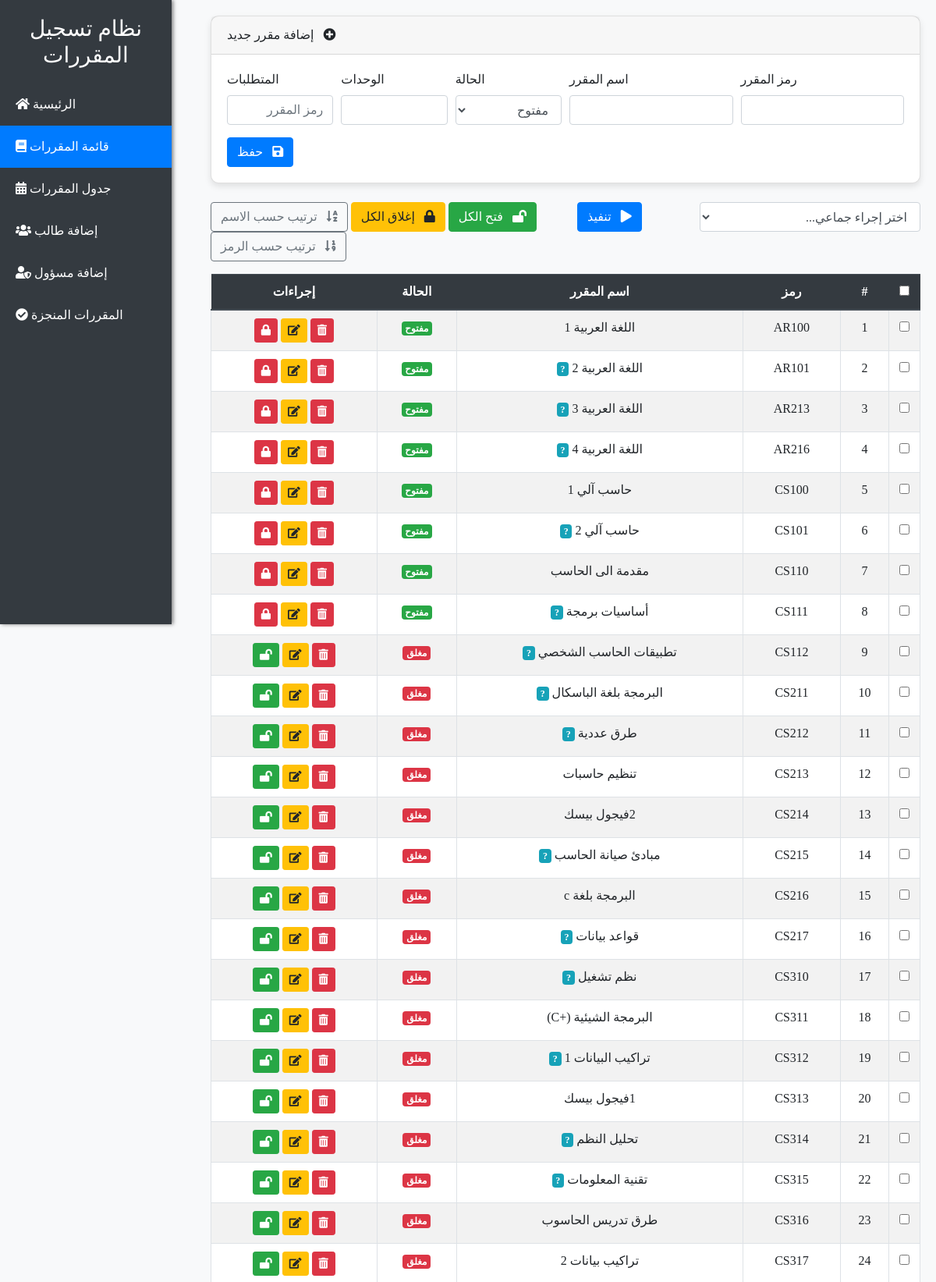
Screenshot of /admin/add_course.php (signed in, upper part) with the database file from the repository.
### tables this page shows
CREATE TABLE `courses` (
  `id` varchar(6) NOT NULL,
  `name` varchar(255) NOT NULL,
  `status` enum('open','closed') NOT NULL DEFAULT 'open',
  `units` int(11) NOT NULL
);

CREATE TABLE `Requirements` (
  `course_id` varchar(6) NOT NULL,
  `Requirements_id` varchar(6) NOT NULL
);

### admin/add_course.php (the view, shortened to what this page needs)
<?php
include 'db.php';
$order_by = isset($_GET['order_by']) ? $_GET['order_by'] : 'id';
$order_dir = isset($_GET['order_dir']) ? $_GET['order_dir'] : 'ASC';
$valid_order_columns = ['id', 'name', 'status', 'units'];
$order_by = in_array($order_by, $valid_order_columns) ? $order_by : 'id';
$order_dir = $order_dir == 'DESC' ? 'DESC' : 'ASC';
$result = $conn->query("SELECT c.*, r.Requirements_id FROM courses c LEFT JOIN Requirements r ON c.id = r.course_id ORDER BY $order_by $order_dir");
$courses = $result->fetch_all(MYSQLI_ASSOC);
?>
<!DOCTYPE html>
<html lang="ar" >
<head>
    <link rel="stylesheet" href="/Login/assets/css/bootstrap.min.css">
<link rel="stylesheet" href="/Login/assets/css/all.min.css">
<link rel="stylesheet" href="/Login/assets/css/select2.min.css">
    <link rel="stylesheet" href="/Login/CSS/styles.css">
</head>
<body>
    <div class="sidebar">
        <h3>نظام تسجيل المقررات</h3>
        <ul class="nav flex-column">
            <li class="nav-item">
                <a class="nav-link" href="dashboard.php"><i class="fas fa-home"></i> الرئيسية</a>
            </li>
            <li class="nav-item">
                <a class="nav-link active" href="add_course.php"><i class="fas fa-book"></i> قائمة المقررات</a>
            </li>
            <li class="nav-item">
                <a class="nav-link" href="schedule_course.php"><i class="fas fa-calendar-alt"></i> جدول المقررات</a>
            </li>
            <li class="nav-item">
                <a class="nav-link" href="add_student.php"><i class="fas fa-users"></i> إضافة طالب</a>
            </li>
            <li class="nav-item">
                <a class="nav-link" href="add_admin.php"><i class="fas fa-user-shield"></i> إضافة مسؤول</a>
            </li>
            <li class="nav-item">
                <a class="nav-link" href="edit_student.php"><i class="fas fa-check-circle"></i> المقررات المنجزة</a>
            </li>
        </ul>
    </div>
    <div class="content" dir="rtl">
        <div class="card mb-4">
            <div class="card-header">
                <i class="fas fa-plus-circle ml-2"></i> إضافة مقرر جديد
            </div>
            <div class="card-body">
                <form method="POST" action="">
                    <div class="form-row">
                        <div class="form-group col-md-3">
                            <label for="course_id">رمز المقرر</label>
                            <input type="text" class="form-control" id="course_id" name="course_id" maxlength="5" required>
                        </div>
                        <div class="form-group col-md-3">
                            <label for="course_name">اسم المقرر</label>
                            <input type="text" class="form-control" id="course_name" name="course_name" required>
                        </div>
                        <div class="form-group col-md-2">
                            <label for="status">الحالة</label>
                            <select class="form-control" id="status" name="status" required>
                                <option value="open">مفتوح</option>
                            </select>
                        </div>
                        <div class="form-group col-md-2">
                            <label for="units">الوحدات</label>
                            <input type="number" class="form-control" id="units" name="units" required min="1">
                        </div>
                        <div class="form-group col-md-2">
                            <label for="requirements">المتطلبات</label>
                            <input type="text" class="form-control" id="requirements" name="requirements" placeholder="رمز المقرر">
                        </div>
                    </div>
                    <button type="submit" name="add_course" class="btn btn-primary">
                        <i class="fas fa-save ml-2"></i> حفظ
                    </button>
                </form>
            </div>
        </div>
        <form method="POST" action="" class="mb-3" id="bulkForm">
            <div class="row mb-3">
                <div class="col-md-4">
                    <select name="bulk_action" class="form-control">
                        <option value="">اختر إجراء جماعي...</option>
                    </select>
                </div>
                <div class="col-md-2">
                    <button type="submit" class="btn btn-primary">
                        <i class="fas fa-play ml-2"></i> تنفيذ
                    </button>
                </div>
                <div class="col-md-6 text-left">
                    <button type="submit" name="change_all_status" value="open_all" class="btn btn-success">
                        <i class="fas fa-lock-open ml-2"></i> فتح الكل
                    </button>
                    <button type="submit" name="change_all_status" value="close_all" class="btn btn-warning">
                        <i class="fas fa-lock ml-2"></i> إغلاق الكل
                    </button>
                    <a href="?order_by=name&order_dir=<?= $order_dir == 'ASC' ? 'DESC' : 'ASC' ?>" class="btn btn-outline-secondary">
                        <i class="fas fa-sort-alpha-down ml-2"></i> ترتيب حسب الاسم
                    </a>
                    <a href="?order_by=id&order_dir=<?= $order_dir == 'ASC' ? 'DESC' : 'ASC' ?>" class="btn btn-outline-secondary">
                        <i class="fas fa-sort-numeric-down ml-2"></i> ترتيب حسب الرمز
                    </a>
                </div>
            </div>
            <table class="table table-striped table-hover">
                <thead class="thead-dark">
                    <tr>
                        <th width="40"><input type="checkbox" id="selectAll"></th>
                        <th>#</th>
                        <th>رمز</th>
                        <th>اسم المقرر</th>
                        <th>الحالة</th>
                        <th>إجراءات</th>
                    </tr>
                </thead>
                <tbody>
                    <?php foreach ($courses as $index => $course): ?>
                    <tr>
                        <td><input type="checkbox" name="selected_courses[]" value="<?= htmlspecialchars($course['id']) ?>"></td>
                        <td><?= $index + 1 ?></td>
                        <td><?= htmlspecialchars($course['id']) ?></td>
                        <td>
                            <?= htmlspecialchars($course['name']) ?>
                            <?php if(!empty($course['Requirements_id'])): ?>
                                <span class="badge badge-info" data-toggle="tooltip" title="المتطلبات: <?= htmlspecialchars($course['Requirements_id']) ?>">?</span>
                            <?php endif; ?>
                        </td>
                        <td>
                            <span class="badge badge-<?= $course['status'] == 'open' ? 'success' : 'danger' ?>">
                                <?= $course['status'] == 'open' ? 'مفتوح' : 'مغلق' ?>
                            </span>
                        </td>
                        <td>
                            <a href="?delete=<?= htmlspecialchars($course['id']) ?>" class="btn btn-danger btn-sm" onclick="return confirm('هل أنت متأكد؟');"><i class="fas fa-trash-alt"></i></a>
                            <button type="button" class="btn btn-warning btn-sm" onclick="openEditModal('<?= htmlspecialchars($course['id']) ?>', '<?= htmlspecialchars($course['name']) ?>', '<?= $course['status'] ?>', '<?= htmlspecialchars($course['units']) ?>', '<?= htmlspecialchars($course['Requirements_id']) ?>')"><i class="fas fa-edit"></i></button>
                            <a href="?toggle_status=<?= htmlspecialchars($course['id']) ?>&current_status=<?= $course['status'] ?>" class="btn btn-<?= $course['status'] == 'open' ? 'danger' : 'success' ?> btn-sm"><i class="fas fa-<?= $course['status'] == 'open' ? 'lock' : 'lock-open' ?>"></i></a>
                        </td>
                    </tr>
                    <?php endforeach; ?>
                </tbody>
            </table>
        </form>
    </div>
</body>
</html>

### CSS/styles.css (style rules this page uses)
body { font-family: 'Amiri', serif; background-color: #f8f9fa; margin: 0; }
.navbar-brand, .nav-link { color: #ffffff !important; }
.sidebar { height: 100vh; width: 220px; position: fixed; top: 0; left: 0; background-color: #343a40; color: white; padding-top: 20px; box-shadow: 2px 0 5px rgba(0,0,0,0.5); }
.sidebar h3 { text-align: center; margin-bottom: 20px; color: #ffffff; }
.sidebar a { color: #ffffff; padding: 15px 20px; display: block; text-decoration: none; transition: background-color 0.3s ease; }
.sidebar a:hover, .sidebar a.active { background-color: #007bff; color: white; }
main, .content { margin-left: 250px; padding: 20px; min-height: 100vh; background-color: #f8f9fa; }
.card { transition: transform 0.3s; margin-bottom: 20px; border-radius: 10px; box-shadow: 0 4px 8px rgba(0,0,0,0.1); }
.table { background-color: white; width: 100%; border-collapse: collapse; }
.table th { background-color: #343a40; color: white; padding: 10px; text-align: center; }
.table td { padding: 10px; text-align: center; border: 1px solid #dee2e6; }

### rows the page displays
courses: id "AR100", name "اللغة العربية 1", status "مفتوح"
requirements: course "AR101", shows "مفتوح"
requirements: course "AR213", shows "مفتوح"
requirements: course "AR216", course.name "اللغة العربية 4", shows "مفتوح"
courses: id "CS100", name "حاسب آلي 1", status "مفتوح"
requirements: course "CS101", shows "مفتوح"
courses: id "CS110", name "مقدمة الى الحاسب", status "مفتوح"
requirements: course "CS111", course.name "أساسيات برمجة", shows "مفتوح"
requirements: course "CS112", course.name "تطبيقات الحاسب الشخصي", shows "مغلق"
requirements: course "CS211", course.name "البرمجة بلغة الباسكال", shows "مغلق"
requirements: course "CS212", course.name "طرق عددية", shows "مغلق"
courses: id "CS213", name "تنظيم حاسبات", status "مغلق"
courses: id "CS214", name "2فيجول بيسك", status "مغلق"
requirements: course "CS215", course.name "مبادئ صيانة الحاسب", shows "مغلق"
courses: id "CS216", name "البرمجة بلغة c", status "مغلق"
requirements: course "CS217", course.name "قواعد بيانات", shows "مغلق"
requirements: course "CS310", course.name "نظم تشغيل", shows "مغلق"
courses: id "CS311", name "البرمجة الشيئية (+C)", status "مغلق"
requirements: course "CS312", course.name "تراكيب البيانات 1", shows "مغلق"
courses: id "CS313", name "1فيجول بيسك", status "مغلق"
requirements: course "CS314", course.name "تحليل النظم", shows "مغلق"
requirements: course "CS315", course.name "تقنية المعلومات", shows "مغلق"
courses: id "CS316", name "طرق تدريس الحاسوب", status "مغلق"
courses: id "CS317", name "تراكيب بيانات 2", status "مغلق"
